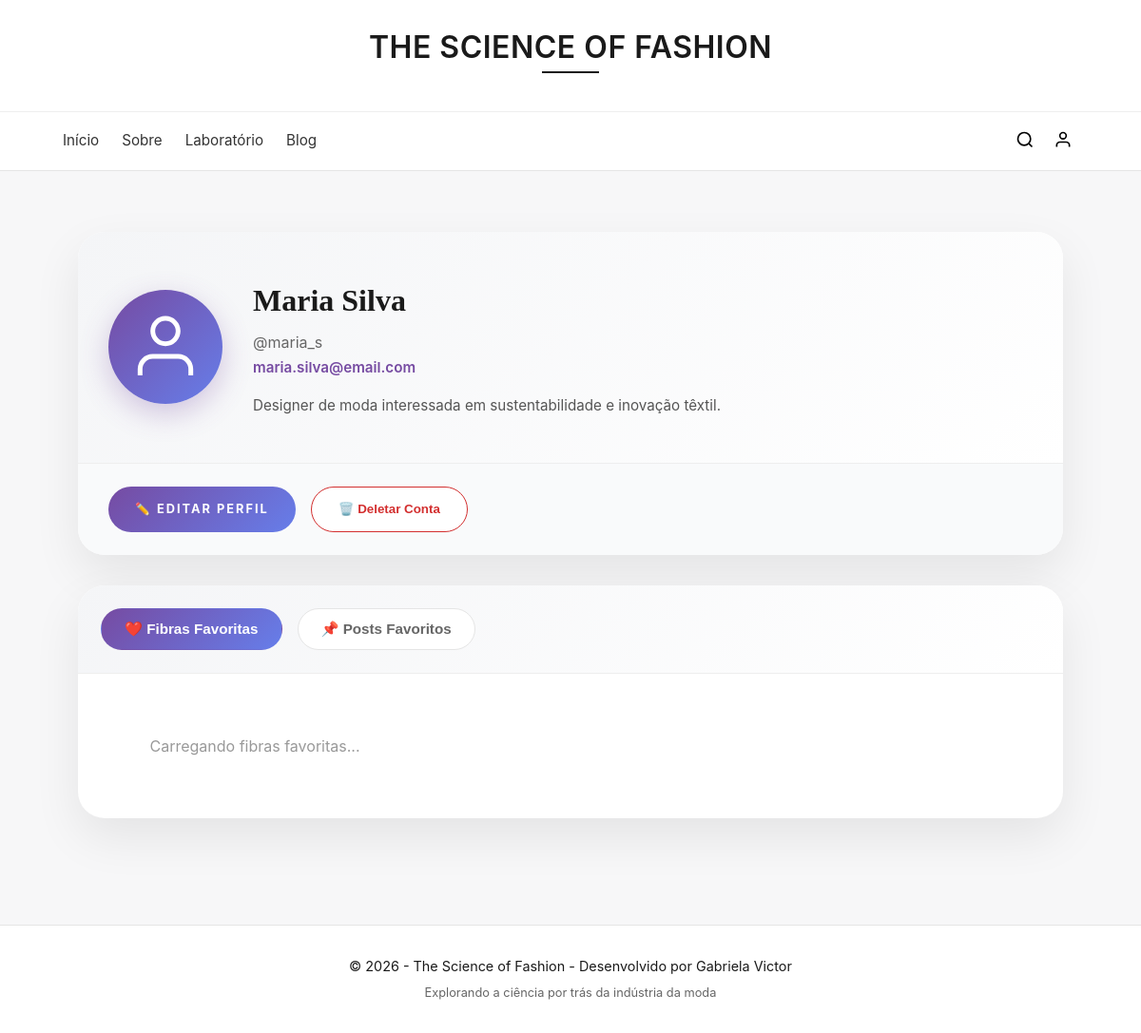
Screenshot of /perfil (signed in) with the database file from the repository.
### models.py (models this page shows)
class Usuario(SQLModel, table=True):
    id: Optional[int] = Field(default=None, primary_key=True)
    nome: str
    username: str = Field(index=True, unique=True)
    email: str = Field(unique=True)
    senha: str
    bio: Optional[str] = None
    comentarios: List["Comentario"] = Relationship(back_populates="usuario")
    fibras_favoritas: List["Fibra"] = Relationship(back_populates="usuarios_que_favoritaram", link_model=FavoritoFibra)
    posts_favoritos: List["Post"] = Relationship(back_populates="usuarios_que_favoritaram", link_model=FavoritoPost)

### main.py (the view)
@app.get("/perfil", response_class=HTMLResponse)
async def perfil_usuario(
    request: Request,
    usuario: Optional[Usuario] = Depends(get_usuario_logado)
):
    if not usuario:
        if "HX-Request" in request.headers:
            return HTMLResponse(content="<p>Faça login primeiro</p>", status_code=401)
        return RedirectResponse(url="/login", status_code=303)
    if "HX-Request" in request.headers:
        return templates.TemplateResponse(request, "partials/perfil_content.html", {"usuario": usuario})
    return templates.TemplateResponse(request, "perfil.html", {"usuario": usuario})

### templates/perfil.html (shortened to what this page needs)
{% extends "base.html" %}
{% block content %}
<div id="perfil-container">
    {% include "partials/perfil_content.html" %}
</div>
{% endblock %}

### templates/partials/perfil_content.html (shortened to what this page needs)
<div class="perfil-content-root">
    <div class="perfil-card">
        <div class="perfil-header">
            <div class="perfil-avatar">
                <svg width="80" height="80" viewBox="0 0 24 24" fill="none" stroke="currentColor" stroke-width="1.5">
                    <path d="M20 21v-2a4 4 0 0 0-4-4H8a4 4 0 0 0-4 4v2"></path>
                    <circle cx="12" cy="7" r="4"></circle>
                </svg>
            </div>
            <div class="perfil-info">
                <h1 class="perfil-nome">{{ usuario.nome }}</h1>
                <p class="perfil-username">@{{ usuario.username }}</p>
                <p class="perfil-email">{{ usuario.email }}</p>
                {% if usuario.bio %}
                <p class="perfil-bio">{{ usuario.bio }}</p>
                {% endif %}
            </div>
        </div>
        <div class="perfil-actions">
            <a href="/usuarios/editar"
               hx-get="/usuarios/editar"
               hx-target="#main-content"
               hx-push-url="true"
               hx-swap="innerHTML"
               class="btn btn-primary">
                ✏️ Editar Perfil
            </a>
            <button hx-delete="/usuarios/excluir-minha-conta"
                    hx-confirm="Tem certeza que deseja deletar sua conta? Esta ação não pode ser desfeita."
                    hx-target="#main-content"
                    hx-swap="innerHTML"
                    class="btn btn-danger">
                🗑️ Deletar Conta
            </button>
        </div>
    </div>
    <div class="favoritos-container">
        <div class="favoritos-tabs">
            <button class="tab-btn active" data-tab="fibras">
                ❤️ Fibras Favoritas
            </button>
            <button class="tab-btn" data-tab="posts">
                📌 Posts Favoritos
            </button>
        </div>
        <div id="tab-fibras" class="tab-content active">
            <div class="favoritos-grid" id="fibras-favoritas"
                 hx-get="/usuarios/favoritos/fibras"
                 hx-trigger="load"
                 hx-swap="innerHTML">
                <div class="loading">Carregando fibras favoritas...</div>
            </div>
        </div>
    </div>
</div>

### static/css/base.css (style rules this page uses)
* { margin: 0; padding: 0; box-sizing: border-box; }
body { font-family: -apple-system, BlinkMacSystemFont, "Segoe UI", Roboto, sans-serif; background: #f7f7f8; color: #1a1a1a; line-height: 1.5; }

### static/css/index.css (style rules this page uses)
.btn-primary, .btn-secondary { display: inline-block; padding: 1rem 2.5rem; text-decoration: none; font-size: 0.8rem; font-weight: 600; text-transform: uppercase; letter-spacing: 2px; transition: all 0.3s ease; border: 1px solid #1a1a1a; }
.btn-primary { background: #1a1a1a; color: #fff; }

### static/css/pages/perfil.css (style rules this page uses)
.perfil-content-root { max-width: 1100px; margin: 0 auto; padding: 2rem 1rem 4rem; }
.perfil-card { background: #fff; border-radius: 28px; overflow: hidden; box-shadow: 0 20px 50px rgba(0, 0, 0, 0.08); margin-bottom: 2rem; }
.perfil-header { background: linear-gradient(135deg, #f4f5f7 0%, #ffffff 100%); padding: 3rem 2rem; display: flex; gap: 2rem; align-items: center; flex-wrap: wrap; }
.perfil-avatar { width: 120px; height: 120px; background: linear-gradient(135deg, #764ba2 0%, #667eea 100%); border-radius: 50%; display: flex; align-items: center; justify-content: center; color: #fff; flex-shrink: 0; box-shadow: 0 10px 30px rgba(118, 75, 162, 0.3); }
.perfil-avatar svg { width: 80px; height: 80px; }
.perfil-info { flex: 1; min-width: 250px; }
.perfil-nome { font-size: 2rem; margin-bottom: 0.5rem; color: #1a1a1a; font-family: 'Playfair Display', serif; }
.perfil-username { font-size: 1rem; color: #666; margin-bottom: 0.25rem; }
.perfil-email { font-size: 0.95rem; color: #764ba2; font-weight: 600; margin-bottom: 0.75rem; }
.perfil-bio { font-size: 0.95rem; color: #555; line-height: 1.6; margin-top: 1rem; max-width: 500px; }
.perfil-actions { padding: 1.5rem 2rem; display: flex; gap: 1rem; flex-wrap: wrap; background: #f9fafb; border-top: 1px solid #eee; }
.perfil-actions .btn { padding: 0.9rem 1.75rem; border-radius: 999px; font-weight: 700; transition: all 0.2s ease; text-decoration: none; border: none; cursor: pointer; }
.perfil-actions .btn-primary { background: linear-gradient(135deg, #764ba2 0%, #667eea 100%); color: #fff; }
.perfil-actions .btn-danger { background: #fff; color: #d32f2f; border: 1px solid #d32f2f; }
.favoritos-container { background: #fff; border-radius: 28px; overflow: hidden; box-shadow: 0 20px 50px rgba(0, 0, 0, 0.08); }
.favoritos-tabs { display: flex; gap: 1rem; padding: 1.5rem; background: linear-gradient(135deg, #f4f5f7 0%, #ffffff 100%); border-bottom: 1px solid #eee; }
.tab-btn { padding: 0.75rem 1.5rem; background: #fff; border: 1px solid #e5e5e5; border-radius: 999px; color: #666; font-weight: 600; cursor: pointer; transition: all 0.2s ease; font-size: 0.95rem; }
.tab-btn.active { background: linear-gradient(135deg, #764ba2 0%, #667eea 100%); color: #fff; border-color: transparent; }
.tab-content { display: none; padding: 2rem; }
.tab-content.active { display: block; animation: fadeIn 0.3s ease-out; }
.favoritos-grid { display: grid; grid-template-columns: repeat(auto-fill, minmax(280px, 1fr)); gap: 1.5rem; }
.loading { text-align: center; padding: 2rem; color: #999; }

### rows the page displays
Usuario: nome "Maria Silva", username "maria_s", email "maria.silva@email.com", bio "Designer de moda interessada em sustentabilidade e inovação têxtil."
